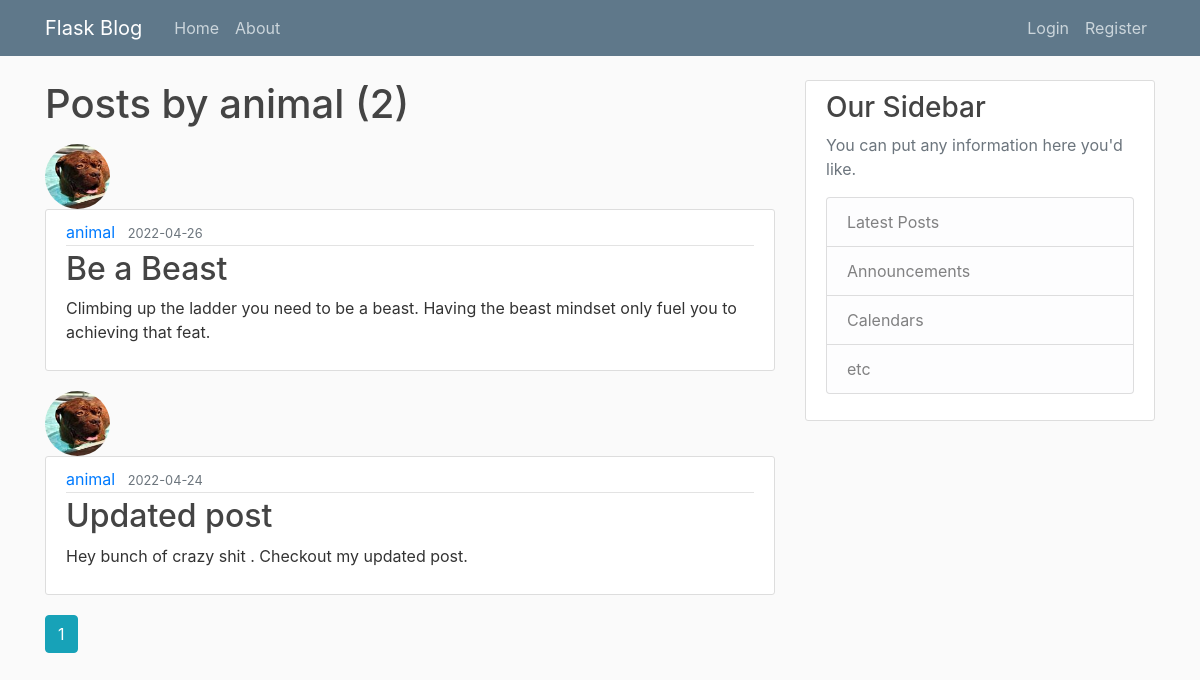
The app's page /user/animal with its own data.
### flaskblog/models.py (models this page shows, shortened)
class User(db.Model, UserMixin):
    id = db.Column(db.Integer, primary_key=True)
    username = db.Column(db.String(20), unique=True, nullable=False)
    email = db.Column(db.String(120), unique = True, nullable=False)
    image_file = db.Column(db.String(20), nullable= False, default= 'default.jpg')
    password = db.Column(db.String(60), nullable=False)
    posts = db.relationship('Post', backref='author', lazy=True)

class Post(db.Model):
    id = db.Column(db.Integer, primary_key=True)
    title = db.Column(db.String(100), nullable=False)
    date_posted = db.Column(db.DateTime, nullable=False, default = datetime.utcnow)
    content = db.Column(db.Text, nullable=False)
    user_id = db.Column(db.Integer, db.ForeignKey('user.id'), nullable = False)

### flaskblog/routes.py (the view)
@app.route("/user/<string:username>")
def user_posts(username):
    page = request.args.get('page',1,type=int)
    user = User.query.filter_by(username=username).first_or_404()
    posts = Post.query.filter_by(author=user)\
            .order_by(Post.date_posted.desc())\
            .paginate(page=page,per_page=2)
    return render_template('user_posts.html',posts=posts,user=user)

### flaskblog/templates/user_posts.html
{% extends "layout.html" %}
{% block content %}
    <h1 class="mb-3">Posts by {{ user.username }} ({{ posts.total }})</h1>
    {% for post in posts.items %}
        <img class="rounded-circle article-img" src="{{ url_for('static', filename='profile_pics/' + post.author.image_file) }}">
        <article class="media content-section">
          <div class="media-body">
            <div class="article-metadata">
              <a class="mr-2" href="{{ url_for('user_posts', username=post.author.username) }}">{{ post.author.username }}</a>
              <small class="text-muted">{{ post.date_posted.strftime('%Y-%m-%d') }}</small>
            </div>
            <h2><a class="article-title" href="{{ url_for('post', post_id=post.id) }}">{{ post.title }}</a></h2>
            <p class="article-content">{{ post.content }}</p>
          </div>
        </article>
    {% endfor %}
    {% for page_num in posts.iter_pages(left_edge=1, right_edge=1, left_current=1, right_current=1) %}
        {% if page_num %}
            {% if posts.page == page_num %}
                <a class="btn btn-info mb-4" href="{{ url_for('home',page=page_num) }}">{{ page_num }}</a>
            {% else %}
                <a class="btn btn-outline-info mb-4" href="{{ url_for('home',page=page_num) }}">{{ page_num }}</a>
            {% endif %}
        {% else %}
            ...
        {% endif %}
    {% endfor %}
{% endblock content %}

### flaskblog/static/main.css (style rules this page uses)
body { background: #fafafa; color: #333333; margin-top: 5rem; }
h1, h2, h3, h4, h5, h6 { color: #444444; }
.content-section { background: #ffffff; padding: 10px 20px; border: 1px solid #dddddd; border-radius: 3px; margin-bottom: 20px; }
.article-title { color: #444444; }
.article-content { white-space: pre-line; }
.article-img { height: 65px; width: 65px; margin-right: 16px; }
.article-metadata { padding-bottom: 1px; margin-bottom: 4px; border-bottom: 1px solid #e3e3e3 }

### records on screen
User: username "animal"
Post: image_file (picture), author.username "animal", date_posted "2022-04-26", title "Be a Beast", content "Climbing up the ladder you need to be a beast. Having the beast mindset only fuel you to achieving that feat."
Post: image_file (picture), author.username "animal", date_posted "2022-04-24", title "Updated post", content "Hey bunch of crazy shit . Checkout my updated post."

### other values on screen
{{ posts.total }} "2"
{{ page_num }} "1"
